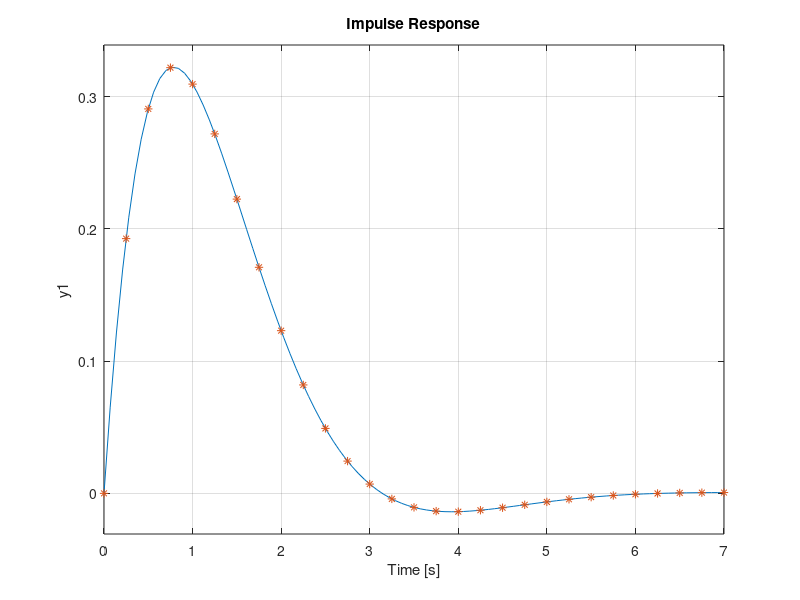
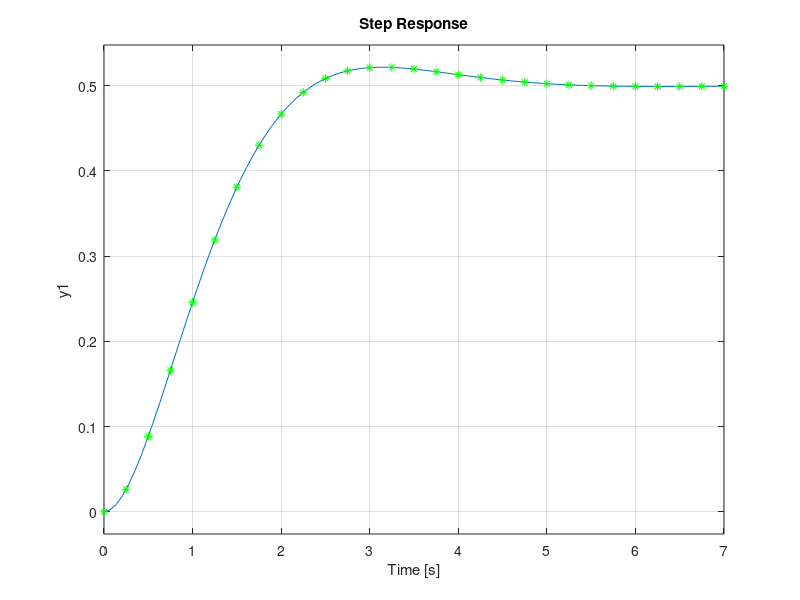

MATLAB code to generate these figures, in order:
function[fi, fs]=done
H=tf(1, [1 2 2]);
figure(1)
impulse(H)
hold on
t=0:0.25:10;
fi=exp(-t).*sin(t);
fs=1/2-1/2*(exp(-t).*cos(t)+exp(-t).*sin(t));
plot(t,fi,'*')

figure(2), 
step(H)
hold on
plot(t,fs,'g*')
